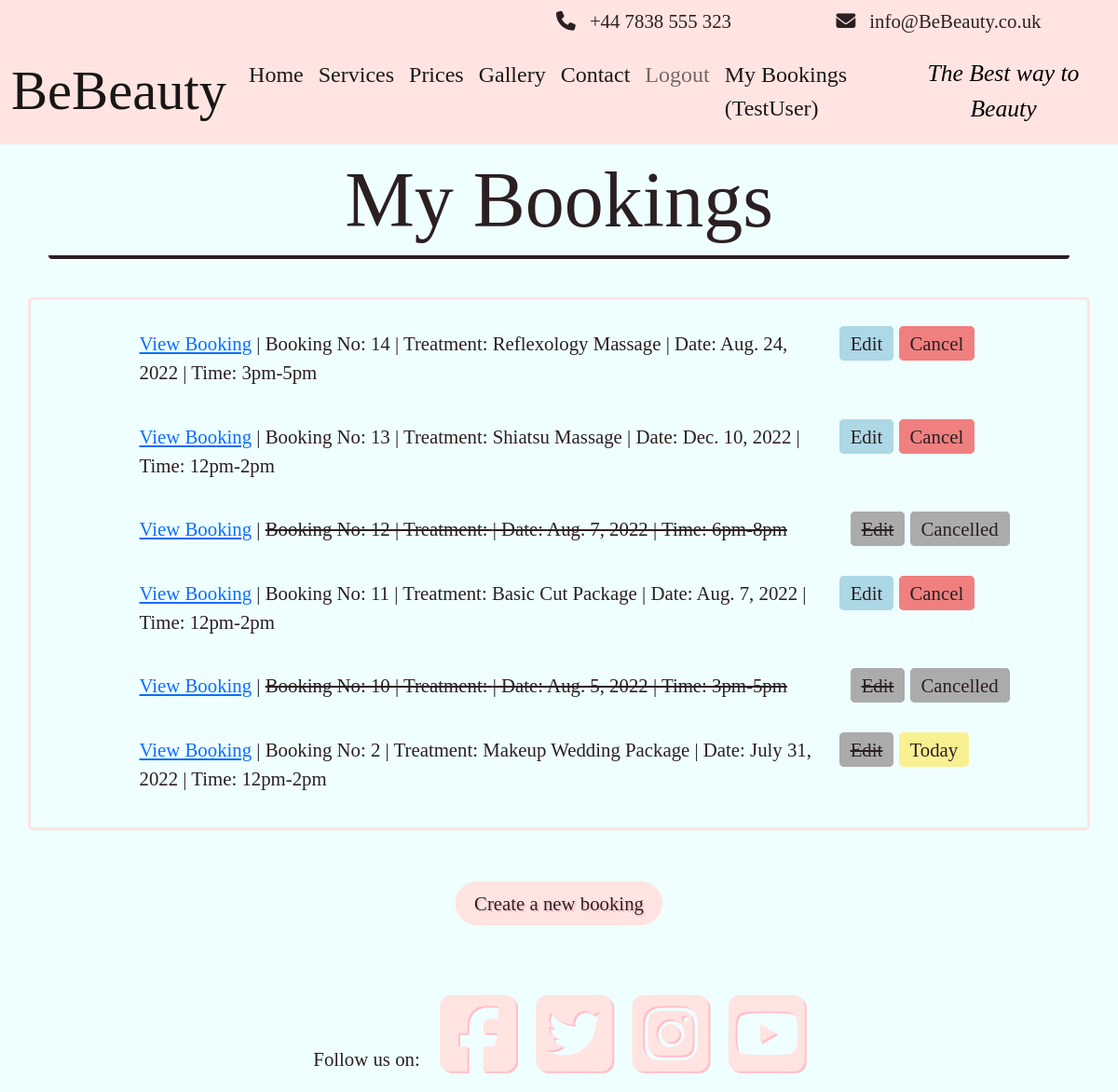
Page /bookings (signed in) on the committed database.
### booking/models.py (models this page shows, shortened)
class Booking(models.Model):
    booking_id = models.BigAutoField(primary_key=True, unique=True)
    user = models.ForeignKey(
        User, on_delete=models.CASCADE,
        related_name="User")
    contact_no = PhoneNumberField(region="GB", null=False, blank=False)
    email = models.EmailField()
    treatment = models.ForeignKey(
        Treatment, on_delete=models.CASCADE,
        related_name="Treatment_Name"
        )
    booking_time = models.DateField(auto_now=True)
    appointment_date = models.DateField()
    appointment_slot = models.IntegerField(choices=TIMESLOTS)
    address_line_one = models.CharField(max_length=60)
    address_line_two = models.CharField(max_length=60, blank=True)
    address_line_three = models.CharField(max_length=60, blank=True)
    city = models.CharField(max_length=20)
    post_code = models.CharField(max_length=10)
    additional_info = models.TextField(max_length=300, blank=True)
    cancelled = models.IntegerField(choices=APPOINTMENT_STATUS, default=0)
    class Meta:
        ordering = ['appointment_date', 'appointment_slot']
        constraints = [
            models.UniqueConstraint(
                fields=['appointment_date', 'appointment_slot'],
                name='unique_booking')
        ]

### treatment/models.py (models this page shows, shortened)
class Treatment(models.Model):
    treatment_type = models.IntegerField(choices=TREATMENTS)
    treatment_name = models.CharField(max_length=60, unique=True)
    slug = models.SlugField(max_length=60, unique=True, primary_key=True)
    treatment_price = models.DecimalField(blank=False,
                                          max_digits=5, decimal_places=2)
    treatment_description = models.TextField()
    treatment_time = models.CharField(max_length=50)
    class _Meta:
        ordering = ['treatment_name']
    def __str__(self):
        return f"{self.treatment_name}"

### booking/views.py (the view)
# urls.py: path('bookings', ListBookings.as_view(), name='bookings'),
class ListBookings(ListView):
    model = Booking
    queryset = Booking.objects.all().order_by('-booking_id')
    template_name = 'bookings.html'
    paginate_by = 6
    context_object_name = 'bookings'
    def get_queryset(self):
        queryset = super().get_queryset()
        return queryset.filter(user=self.request.user)

### templates/bookings.html (shortened to what this page needs)
{% extends "base.html" %}
{% load static %}
{% block content %}
{% if user.is_authenticated %}
<div class="container">
    <div class="box-wrap">
        <h1 class="col center-text title-font sub-title">My Bookings</h1>
    </div>
</div>
<br>
<div class="container booking-box">
    <br>
    {% for booking in bookings %}
    {% if booking.cancelled == False %}
    <div class="container">
        <div class="row">
            <div class="col-1 no-padding"></div>
            <div class="col-sm-11">
                <div class="row text-wrap">
                    <div class="col-sm-9">
                        <a class="" href="{% url 'view-booking' booking.pk %}">View Booking</a> | Booking No:
                        {{ booking.booking_id }} | Treatment: {{ booking.treatment }} | Date:
                        {{ booking.appointment_date }} | Time: {{ booking.get_appointment_slot_display }}
                    </div>
                    <div class="col-sm-3 g-0">
                        {% if user.last_login.date < booking.appointment_date %}
                        <a class="custom-site-btn btn-remove-blue edit-but" href="{% url 'edit-booking' booking.pk %}">Edit</a>
                        <a class="custom-site-btn btn-remove-blue del-but" href="{% url 'cancel-booking' booking.pk %}">Cancel</a>
                        {% elif user.last_login.date == booking.appointment_date %}
                        <a class="custom-site-btn btn-remove-blue nul-but"><s>Edit</s></a>
                        <a class="custom-site-btn btn-remove-blue today-but" href="{% url 'view-booking' booking.pk %}">Today</a>
                        {% else %}
                        <a class="custom-site-btn btn-remove-blue nul-but"><s>Edit</s></a>
                        <a class="custom-site-btn btn-remove-blue fin-but" href="{% url 'view-booking' booking.pk %}">Completed</a>
                        </a>
                        {% endif %}
                    </div>
                </div>
            </div>
        </div>
    </div>
    <br>
    {% else %}
    <div class="container">
        <div class="row">
            <div class="col-1 no-padding"></div>
            <div class="col-sm-11">
                <div class="row text-wrap">
                    <div class="col-sm-9">
                        <a class="" href="{% url 'view-booking' booking.pk %}">View Booking</a> | <s>Booking No:
                            {{ booking.booking_id }} | Treatment: {{ booking.get_treatment_display }} | Date:
                            {{ booking.appointment_date }} | Time: {{ booking.get_appointment_slot_display }}</s>
                    </div>
                    <div class="col-sm-3">
                        {% if user.last_login.date < booking.appointment_date %}
                        <a class="custom-site-btn btn-remove-blue nul-but"><s>Edit</s></a>
                        <a class="custom-site-btn btn-remove-blue nul-but nul-hvr" href="{% url 'view-booking' booking.pk %}">Cancelled</a>
                        {% else %}
                        <a class="custom-site-btn btn-remove-blue nul-but"><s>Edit</s></a>
                        <a class="custom-site-btn btn-remove-blue nul-but nul-hvr" href="{% url 'view-booking' booking.pk %}">Cancelled</a>
                        {% endif %}
                    </div>
                </div>
            </div>
        </div>
    </div>
    <br>
    {% endif %}
    {% endfor %}
</div>
<br>
<br>
{% if user.is_staff %}
<div class="container_fluid">
    <div class="justify-content-center text-center ">
        <a class="btn-lg light sub-custom-btn btn-remove-blue hvr-pulse" href="{% url 'admin-booking' %}">Create
            a new booking</a>
    </div>
</div>
{% else %}
<div class="container_fluid">
    <div class="justify-content-center text-center ">
        <a class="btn-lg light sub-custom-btn btn-remove-blue hvr-pulse" href="{% url 'booking' %}">Create
            a new booking</a>
    </div>
</div>
{% endif %}
<br>
<br>
{% endif %}
{% endblock %}

### templates/base.html (shortened to what this page needs)
{% load static %}
<!DOCTYPE html>
<html lang="en">
<head>
    <link href="https://cdn.jsdelivr.net/npm/bootstrap@5.0.1/dist/css/bootstrap.min.css" rel="stylesheet">
    <link rel="stylesheet" href="https://cdnjs.cloudflare.com/ajax/libs/hover.css/2.3.1/css/hover-min.css" />
    <link rel="stylesheet" href="{% static 'css/style.css' %}">
</head>
<body class="d-flex flex-column h-100 main-bg">
    <div class="container-fluid above-nav">
        <div class="row justify-content-end padding-top">
            <div class=" col-lg-8 col-sm-7 contact-holder extra-padding">
                <i class="fa fa-solid fa-phone extra-padding"></i>+44 7838 555 323
            </div>
            <div class="col-lg-4 col-sm-5 contact-holder extra-padding text-center">
                <i class="fa fa-solid fa-envelope extra-padding"></i>info@BeBeauty.co.uk
            </div>
        </div>
    </div>
    <nav class="navbar navbar-expand-lg navbar-light">
        <div class="container-fluid">
            <a class="navbar-brand" href="{% url 'home' %}"><span class="brand title-font nav-title">BeBeauty</span></a>
            <div class="collapse navbar-collapse" id="navbarText">
                <ul class="navbar-nav me-auto mb-2 mb-lg-0">
                    <li class="nav-item">
                        <a class="nav-link active" aria-current="page" href="{% url 'home' %}">Home</a>
                    </li>
                    <li class="nav-item">
                        <a class="nav-link active" aria-current="page" href="{% url 'services' %}">Services</a>
                    </li>
                    <li class="nav-item">
                        <a class="nav-link active" aria-current="page" href="{% url 'price-list' %}">Prices</a>
                    </li>
                    <li class="nav-item">
                        <a class="nav-link active" aria-current="page" href="{% url 'gallery' %}">Gallery</a>
                    </li>
                    <li class="nav-item">
                        <a class="nav-link active" aria-current="page" href="{% url 'contact' %}">Contact</a>
                    </li>
                    {% if user.is_authenticated %}
                    <li class="nav-item">
                        <a class="nav-link" href="{% url 'account_logout' %}">Logout</a>
                    </li>
                    {% if user.is_authenticated and user.is_staff %}
                    <li class="nav-item">
                        <a class="nav-link active" aria-current="page" href="{% url 'admin-bookings' %}">Admin-Planner</a>
                    </li>
                    {% else %}
                    <li class="nav-item">
                        <a class="nav-link active" aria-current="page" href="{% url 'bookings' %}">My Bookings
                            ({{ user.username }})</a>
                    </li>
                    {% endif %}
                    {% endif %}
                </ul>
                <span class="slogon text-center">
                    The Best way to Beauty
                </span>
            </div>
        </div>
    </nav>
    <main class="flex-shrink-0 main-bg">
        {% block content %}{% endblock content %}
    </main>
    <footer class="footer mt-auto py-3 dark-bg">
        <p class="m-0 text-center text-black">Follow us on:
            <a href="https://en-gb.facebook.com/" target="_blank"><i class="fab fa-facebook-square ms-3 hvr-pulse button"></i></a>
            <a href="https://twitter.com/?lang=en" target="_blank"><i class="fab fa-twitter-square ms-3 hvr-pulse button"></i></a>
            <a href="https://www.instagram.com/" target="_blank"><i class="fab fa-instagram-square ms-3 hvr-pulse button"></i></a>
            <a href="https://www.youtube.com/" target="_blank"><i class="fab fa-youtube-square ms-3 hvr-pulse button"></i></a>
    </footer>
</body>
</html>

### static/css/style.css (style rules this page uses)
* { margin: 0; padding: 0; border: 0; }
body { background-color: rgb(239, 255, 255); color: #2b1f21; font-family: 'Zilla Slab', serif; font-size: 1.3em; }
.title-font { font-family: 'Playfair Display', serif; text-align: center; }
.contact-holder { text-align: end; }
.nav-title { font-size: 5vmin; }
nav { background-color: mistyrose; font-family: 'Zilla Slab', serif; }
.above-nav { background-color: mistyrose; font-family: 'Zilla Slab', serif; }
footer { padding: 3em; }
footer .fab { font-size: 8vmin; color: mistyrose; text-shadow: 2px 2px pink; }
.extra-padding { padding: 0px 15px; }
.padding-top { padding-top: 7px; }
nav li a { font-size: 1.5rem; }
.sub-title { font-size: 7vw; }
.box-wrap { margin: 10px; border-bottom: 4px #2b1f21 solid; border-radius: 4px; }
.slogon { font-family: 'Playfair Display'; font-style: italic; font-size: 1.6rem; color: black; }
.btn-remove-blue { -webkit-tap-highlight-color: transparent; color: #2b1f21; text-decoration: none; }
.sub-custom-btn { background-color: mistyrose; font-weight: 500; border-radius: 40px; border: 4px mistyrose solid; text-shadow: 2px 2px pink; border: 4px mistyrose solid; font-size: 1.3rem; }
.custom-site-btn { border-radius: 5px; line-height: 1; border: 4px pink solid; margin-top: 3px; }
.edit-but { background-color: lightblue; border: 4px lightblue solid; padding: 3px 8px; }
.del-but { background-color: lightcoral; border: 4px lightcoral solid; padding: 3px 8px; }
.nul-but { background-color: rgb(172, 171, 171); border: 4px rgb(172, 171, 171) solid; padding: 3px 8px; }
.today-but { background-color: rgb(249, 240, 146); border: 4px rgb(249, 240, 146) solid; padding: 3px 8px; }
.text-wrap { word-break: normal; }
.no-padding { padding: 0; }
.booking-box { border: 3px mistyrose solid; border-radius: 5px; }
.row { margin-bottom: 3px; }

### rows in the picture
Booking: booking_id "14", treatment "Reflexology Massage", appointment_date "Aug. 24, 2022", appointment_slot "3pm-5pm", shows "Edit"
Booking: booking_id "13", treatment "Shiatsu Massage", appointment_date "Dec. 10, 2022", appointment_slot "12pm-2pm", shows "Edit"
Booking: booking_id "12", appointment_date "Aug. 7, 2022", appointment_slot "6pm-8pm", shows "Edit"
Booking: booking_id "11", treatment "Basic Cut Package", appointment_date "Aug. 7, 2022", appointment_slot "12pm-2pm", shows "Edit"
Booking: booking_id "10", appointment_date "Aug. 5, 2022", appointment_slot "3pm-5pm", shows "Edit"
Booking: booking_id "2", treatment "Makeup Wedding Package", appointment_date "July 31, 2022", appointment_slot "12pm-2pm", shows "Edit"

### other values in the picture
{{ user.username }} "TestUser"
